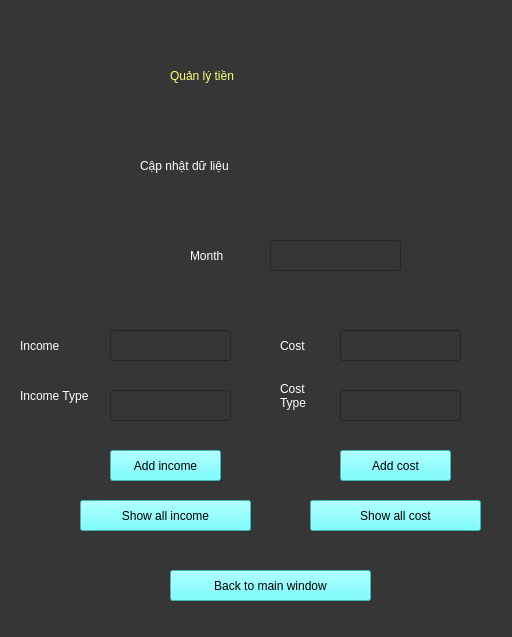
<?xml version="1.0" encoding="UTF-8"?>
<ui version="4.0">
 <class>MainWindow</class>
 <widget class="QMainWindow" name="MainWindow">
  <property name="geometry">
   <rect>
    <x>0</x>
    <y>0</y>
    <width>512</width>
    <height>637</height>
   </rect>
  </property>
  <property name="windowTitle">
   <string>MainWindow</string>
  </property>
  <property name="styleSheet">
   <string notr="true">background-color: rgb(54, 54, 54);</string>
  </property>
  <widget class="QWidget" name="centralwidget">
   <widget class="QPushButton" name="addincomebutton">
    <property name="geometry">
     <rect>
      <x>110</x>
      <y>450</y>
      <width>111</width>
      <height>31</height>
     </rect>
    </property>
    <property name="styleSheet">
     <string notr="true">background-color: rgb(85, 255, 255);
color: rgb(0, 0, 0);
font: 14pt &quot;MS Shell Dlg 2&quot;;</string>
    </property>
    <property name="text">
     <string>Add income</string>
    </property>
   </widget>
   <widget class="QLabel" name="label_2">
    <property name="geometry">
     <rect>
      <x>20</x>
      <y>330</y>
      <width>71</width>
      <height>31</height>
     </rect>
    </property>
    <property name="styleSheet">
     <string notr="true">font: 15pt &quot;MS Shell Dlg 2&quot;;
color: rgb(255, 255, 255);</string>
    </property>
    <property name="text">
     <string>Income</string>
    </property>
   </widget>
   <widget class="QLabel" name="label_3">
    <property name="geometry">
     <rect>
      <x>20</x>
      <y>370</y>
      <width>81</width>
      <height>51</height>
     </rect>
    </property>
    <property name="styleSheet">
     <string notr="true">font: 15pt &quot;MS Shell Dlg 2&quot;;
color: rgb(255, 255, 255);</string>
    </property>
    <property name="text">
     <string>Income Type</string>
    </property>
    <property name="wordWrap">
     <bool>true</bool>
    </property>
   </widget>
   <widget class="QLineEdit" name="income">
    <property name="geometry">
     <rect>
      <x>110</x>
      <y>330</y>
      <width>121</width>
      <height>31</height>
     </rect>
    </property>
    <property name="styleSheet">
     <string notr="true">font: 15pt &quot;MS Shell Dlg 2&quot;;
color: rgb(243, 243, 243);</string>
    </property>
   </widget>
   <widget class="QLabel" name="label_4">
    <property name="geometry">
     <rect>
      <x>190</x>
      <y>240</y>
      <width>71</width>
      <height>31</height>
     </rect>
    </property>
    <property name="styleSheet">
     <string notr="true">font: 15pt &quot;MS Shell Dlg 2&quot;;
color: rgb(255, 255, 255);</string>
    </property>
    <property name="text">
     <string>Month</string>
    </property>
   </widget>
   <widget class="QLineEdit" name="month">
    <property name="geometry">
     <rect>
      <x>270</x>
      <y>240</y>
      <width>131</width>
      <height>31</height>
     </rect>
    </property>
    <property name="styleSheet">
     <string notr="true">font: 15pt &quot;MS Shell Dlg 2&quot;;
color: rgb(243, 243, 243);</string>
    </property>
   </widget>
   <widget class="QLineEdit" name="incometype">
    <property name="geometry">
     <rect>
      <x>110</x>
      <y>390</y>
      <width>121</width>
      <height>31</height>
     </rect>
    </property>
    <property name="styleSheet">
     <string notr="true">font: 15pt &quot;MS Shell Dlg 2&quot;;
color: rgb(243, 243, 243);</string>
    </property>
   </widget>
   <widget class="QPushButton" name="showincomebutton">
    <property name="geometry">
     <rect>
      <x>80</x>
      <y>500</y>
      <width>171</width>
      <height>31</height>
     </rect>
    </property>
    <property name="styleSheet">
     <string notr="true">background-color: rgb(85, 255, 255);
color: rgb(0, 0, 0);
font: 14pt &quot;MS Shell Dlg 2&quot;;</string>
    </property>
    <property name="text">
     <string>Show all income</string>
    </property>
   </widget>
   <widget class="QPushButton" name="addcostbutton">
    <property name="geometry">
     <rect>
      <x>340</x>
      <y>450</y>
      <width>111</width>
      <height>31</height>
     </rect>
    </property>
    <property name="styleSheet">
     <string notr="true">background-color: rgb(85, 255, 255);
color: rgb(0, 0, 0);
font: 14pt &quot;MS Shell Dlg 2&quot;;</string>
    </property>
    <property name="text">
     <string>Add cost</string>
    </property>
   </widget>
   <widget class="QLabel" name="label_5">
    <property name="geometry">
     <rect>
      <x>280</x>
      <y>330</y>
      <width>71</width>
      <height>31</height>
     </rect>
    </property>
    <property name="styleSheet">
     <string notr="true">font: 15pt &quot;MS Shell Dlg 2&quot;;
color: rgb(255, 255, 255);</string>
    </property>
    <property name="text">
     <string>Cost</string>
    </property>
   </widget>
   <widget class="QLineEdit" name="cost">
    <property name="geometry">
     <rect>
      <x>340</x>
      <y>330</y>
      <width>121</width>
      <height>31</height>
     </rect>
    </property>
    <property name="styleSheet">
     <string notr="true">font: 15pt &quot;MS Shell Dlg 2&quot;;
color: rgb(243, 243, 243);</string>
    </property>
   </widget>
   <widget class="QPushButton" name="showcostbutton">
    <property name="geometry">
     <rect>
      <x>310</x>
      <y>500</y>
      <width>171</width>
      <height>31</height>
     </rect>
    </property>
    <property name="styleSheet">
     <string notr="true">background-color: rgb(85, 255, 255);
color: rgb(0, 0, 0);
font: 14pt &quot;MS Shell Dlg 2&quot;;</string>
    </property>
    <property name="text">
     <string>Show all cost</string>
    </property>
   </widget>
   <widget class="QLabel" name="label_6">
    <property name="geometry">
     <rect>
      <x>280</x>
      <y>370</y>
      <width>51</width>
      <height>51</height>
     </rect>
    </property>
    <property name="styleSheet">
     <string notr="true">font: 15pt &quot;MS Shell Dlg 2&quot;;
color: rgb(255, 255, 255);</string>
    </property>
    <property name="text">
     <string>Cost Type</string>
    </property>
    <property name="wordWrap">
     <bool>true</bool>
    </property>
   </widget>
   <widget class="QLineEdit" name="costtype">
    <property name="geometry">
     <rect>
      <x>340</x>
      <y>390</y>
      <width>121</width>
      <height>31</height>
     </rect>
    </property>
    <property name="styleSheet">
     <string notr="true">font: 15pt &quot;MS Shell Dlg 2&quot;;
color: rgb(243, 243, 243);</string>
    </property>
    <property name="text">
     <string/>
    </property>
   </widget>
   <widget class="QLabel" name="label">
    <property name="geometry">
     <rect>
      <x>140</x>
      <y>140</y>
      <width>291</width>
      <height>51</height>
     </rect>
    </property>
    <property name="styleSheet">
     <string notr="true">color: rgb(255, 255, 255);
font: 28pt &quot;MS Shell Dlg 2&quot;;
</string>
    </property>
    <property name="text">
     <string>Cập nhật dữ liệu</string>
    </property>
   </widget>
   <widget class="QLabel" name="label_7">
    <property name="geometry">
     <rect>
      <x>170</x>
      <y>50</y>
      <width>211</width>
      <height>51</height>
     </rect>
    </property>
    <property name="styleSheet">
     <string notr="true">color: rgb(255, 255, 127);
font: 28pt &quot;MS Shell Dlg 2&quot;;
</string>
    </property>
    <property name="text">
     <string>Quản lý tiền</string>
    </property>
   </widget>
   <widget class="QPushButton" name="backbutton">
    <property name="geometry">
     <rect>
      <x>170</x>
      <y>570</y>
      <width>201</width>
      <height>31</height>
     </rect>
    </property>
    <property name="styleSheet">
     <string notr="true">background-color: rgb(85, 255, 255);
color: rgb(0, 0, 0);
font: 14pt &quot;MS Shell Dlg 2&quot;;</string>
    </property>
    <property name="text">
     <string>Back to main window</string>
    </property>
   </widget>
  </widget>
  <widget class="QStatusBar" name="statusbar"/>
 </widget>
 <resources/>
 <connections/>
</ui>
